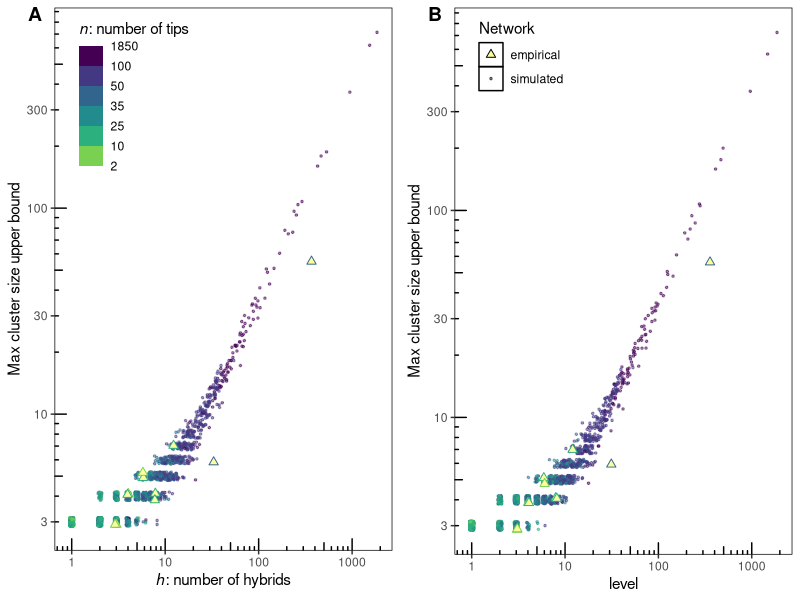

Reproduce this figure in R.
library(cowplot)
library(dplyr)
library(ggplot2)

# real data
df_real <- read.table("real_networks/attributes.csv", header=T, sep=",")
# simulated networks: file created by BDH_networks/attributes.jl
df_sim <- read.csv("BDH_networks/attributes.csv", header=T, sep=",")

# merge `df_real` and `df_sim` without removing unshared columns
df <- merge(df_real, df_sim, all=T)
df <- arrange(df, desc(Network)) # dim: 2520 x 7
# # sanity checks
# range(df$level) # 1 1835
# range(df$maxclustersize) # 3 746

set.seed(3)
# max cluster size vs no. of hybrids
p1 <- ggplot(df, aes(x = nhybrids, y = maxclustersize, color = ntips, fill = Network, shape = Network, size = Network, alpha = Network)) + 
  geom_jitter(width = 0.02, height = 0.02) +
  scale_x_log10(name = expression(paste(italic(h), ": number of hybrids"))) +
  scale_y_log10(name = "Max cluster size upper bound") +
  annotation_logticks() +
  scale_shape_manual(values = c(24, 20), guide = "none") +
  scale_size_manual(values = c(2, 1), guide = "none") +
  scale_alpha_manual(values = c(1, 0.5), guide = "none") +
  scale_fill_manual(values = c(hcl.colors(2, palette = "inferno")[2], "white"), guide = "none") +
  scale_color_binned(type = "viridis", breaks = c(2, 10, 25, 35, 50, 100, 1850),
                     direction = -1, name = expression(paste(italic(n), ": number of tips ")),
                     end = 0.8) +
  theme(panel.grid.major=element_blank(), panel.grid.minor=element_blank(),
        panel.background=element_blank(),
        panel.border=element_rect(color="black", fill=NA),
        legend.background=element_blank(),
        legend.key=element_rect(fill="transparent"),
        legend.box = "horizontal",
        legend.box.background=element_blank(),
        legend.position=c(0.05, 0.99),legend.justification = c("left", "top"),
        plot.title=element_text(vjust=-10, hjust=.05))
# plot(p1)

set.seed(3)
# max cluster size vs level
p2 <- ggplot(df, aes(x = level, y = maxclustersize, color = ntips, fill = Network, shape = Network, size = Network, alpha = Network)) + 
  geom_jitter(width = 0.02, height = 0.02) +
  scale_x_log10(name = "level") +
  scale_y_log10(name = "Max cluster size upper bound") +
  annotation_logticks() +
  scale_shape_manual(values = c(24, 20)) +
  scale_size_manual(values = c(2, 1)) +
  scale_alpha_manual(values = c(1, 0.5)) +
  scale_fill_manual(values = c(hcl.colors(2, palette = "inferno")[2], "white")) +
  scale_color_binned(type = "viridis", breaks = c(2, 10, 25, 35, 50, 100, 1850),
                     direction = -1, name = expression(paste(italic(n), ": number of tips ")),
                     end = 0.8, guide = "none") +
  theme(panel.grid.major=element_blank(), panel.grid.minor=element_blank(),
        panel.background=element_blank(),
        panel.border=element_rect(color="black", fill=NA),
        legend.background=element_blank(),
        legend.key=element_rect(color="black", fill="transparent"),
        legend.box = "horizontal",
        legend.box.background=element_blank(),
        legend.position=c(0.05, 0.99),legend.justification = c("left", "top"),
        plot.title=element_text(vjust=-10, hjust=.05))
# plot(p2)

p <- plot_grid(p1, p2, labels = c('A', 'B'), hjust = -2)
# colorblindr::cvd_grid(p) # simulate colorblindness for plot `p`

ggsave("figures/predicttreewidth.pdf", plot=p, width = 8, height = 2.5, dpi = 300)